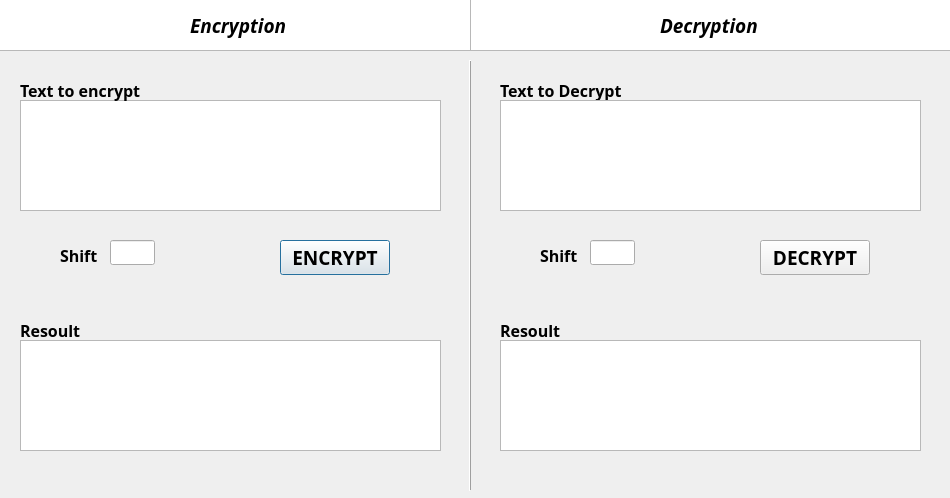
<?xml version="1.0" encoding="UTF-8"?>
<ui version="4.0">
 <class>Caesar</class>
 <widget class="QDialog" name="Caesar">
  <property name="geometry">
   <rect>
    <x>0</x>
    <y>0</y>
    <width>950</width>
    <height>498</height>
   </rect>
  </property>
  <property name="sizePolicy">
   <sizepolicy hsizetype="Ignored" vsizetype="Ignored">
    <horstretch>0</horstretch>
    <verstretch>0</verstretch>
   </sizepolicy>
  </property>
  <property name="windowTitle">
   <string>Caesat cipher</string>
  </property>
  <widget class="QTableView" name="tableView1">
   <property name="geometry">
    <rect>
     <x>470</x>
     <y>-10</y>
     <width>481</width>
     <height>61</height>
    </rect>
   </property>
  </widget>
  <widget class="QTableView" name="tableView2">
   <property name="geometry">
    <rect>
     <x>-10</x>
     <y>-10</y>
     <width>481</width>
     <height>61</height>
    </rect>
   </property>
  </widget>
  <widget class="QLabel" name="label1">
   <property name="geometry">
    <rect>
     <x>190</x>
     <y>10</y>
     <width>181</width>
     <height>30</height>
    </rect>
   </property>
   <property name="sizePolicy">
    <sizepolicy hsizetype="Ignored" vsizetype="Ignored">
     <horstretch>0</horstretch>
     <verstretch>0</verstretch>
    </sizepolicy>
   </property>
   <property name="font">
    <font>
     <family>Bahnschrift</family>
     <pointsize>14</pointsize>
     <italic>true</italic>
     <bold>true</bold>
    </font>
   </property>
   <property name="text">
    <string>Encryption</string>
   </property>
  </widget>
  <widget class="QLabel" name="label2">
   <property name="geometry">
    <rect>
     <x>660</x>
     <y>10</y>
     <width>161</width>
     <height>30</height>
    </rect>
   </property>
   <property name="sizePolicy">
    <sizepolicy hsizetype="Ignored" vsizetype="Ignored">
     <horstretch>0</horstretch>
     <verstretch>0</verstretch>
    </sizepolicy>
   </property>
   <property name="font">
    <font>
     <family>Bahnschrift</family>
     <pointsize>14</pointsize>
     <italic>true</italic>
     <bold>true</bold>
    </font>
   </property>
   <property name="layoutDirection">
    <enum>Qt::LeftToRight</enum>
   </property>
   <property name="text">
    <string>Decryption</string>
   </property>
  </widget>
  <widget class="Line" name="line">
   <property name="geometry">
    <rect>
     <x>430</x>
     <y>60</y>
     <width>81</width>
     <height>431</height>
    </rect>
   </property>
   <property name="font">
    <font>
     <bold>false</bold>
    </font>
   </property>
   <property name="frameShadow">
    <enum>QFrame::Raised</enum>
   </property>
   <property name="orientation">
    <enum>Qt::Vertical</enum>
   </property>
  </widget>
  <widget class="QTextEdit" name="textEdit1">
   <property name="geometry">
    <rect>
     <x>20</x>
     <y>100</y>
     <width>421</width>
     <height>111</height>
    </rect>
   </property>
   <property name="font">
    <font>
     <family>Bahnschrift</family>
     <pointsize>12</pointsize>
     <italic>false</italic>
    </font>
   </property>
  </widget>
  <widget class="QLabel" name="label3">
   <property name="geometry">
    <rect>
     <x>20</x>
     <y>80</y>
     <width>171</width>
     <height>21</height>
    </rect>
   </property>
   <property name="font">
    <font>
     <family>Bahnschrift</family>
     <pointsize>12</pointsize>
     <bold>true</bold>
    </font>
   </property>
   <property name="text">
    <string>Text to encrypt</string>
   </property>
  </widget>
  <widget class="QLabel" name="label4">
   <property name="geometry">
    <rect>
     <x>60</x>
     <y>240</y>
     <width>50</width>
     <height>31</height>
    </rect>
   </property>
   <property name="font">
    <font>
     <family>Bahnschrift</family>
     <pointsize>12</pointsize>
     <bold>true</bold>
    </font>
   </property>
   <property name="text">
    <string>Shift</string>
   </property>
  </widget>
  <widget class="QPushButton" name="Button_encrypt">
   <property name="geometry">
    <rect>
     <x>280</x>
     <y>240</y>
     <width>110</width>
     <height>35</height>
    </rect>
   </property>
   <property name="font">
    <font>
     <family>Bahnschrift</family>
     <pointsize>14</pointsize>
     <bold>true</bold>
    </font>
   </property>
   <property name="text">
    <string>ENCRYPT</string>
   </property>
  </widget>
  <widget class="QLabel" name="label5">
   <property name="geometry">
    <rect>
     <x>20</x>
     <y>320</y>
     <width>91</width>
     <height>20</height>
    </rect>
   </property>
   <property name="font">
    <font>
     <family>Bahnschrift</family>
     <pointsize>12</pointsize>
     <bold>true</bold>
    </font>
   </property>
   <property name="text">
    <string>Resoult</string>
   </property>
  </widget>
  <widget class="QTextEdit" name="textEdit2">
   <property name="geometry">
    <rect>
     <x>20</x>
     <y>340</y>
     <width>421</width>
     <height>111</height>
    </rect>
   </property>
   <property name="font">
    <font>
     <family>Bahnschrift</family>
     <pointsize>12</pointsize>
     <italic>false</italic>
    </font>
   </property>
  </widget>
  <widget class="QLineEdit" name="lineEdit1">
   <property name="geometry">
    <rect>
     <x>110</x>
     <y>240</y>
     <width>45</width>
     <height>25</height>
    </rect>
   </property>
   <property name="font">
    <font>
     <family>Bahnschrift</family>
     <pointsize>12</pointsize>
     <italic>false</italic>
    </font>
   </property>
   <property name="layoutDirection">
    <enum>Qt::LeftToRight</enum>
   </property>
   <property name="alignment">
    <set>Qt::AlignLeading|Qt::AlignLeft|Qt::AlignVCenter</set>
   </property>
  </widget>
  <widget class="QLabel" name="label8">
   <property name="geometry">
    <rect>
     <x>500</x>
     <y>320</y>
     <width>91</width>
     <height>20</height>
    </rect>
   </property>
   <property name="font">
    <font>
     <family>Bahnschrift</family>
     <pointsize>12</pointsize>
     <bold>true</bold>
    </font>
   </property>
   <property name="text">
    <string>Resoult</string>
   </property>
  </widget>
  <widget class="QLabel" name="label6">
   <property name="geometry">
    <rect>
     <x>500</x>
     <y>80</y>
     <width>171</width>
     <height>21</height>
    </rect>
   </property>
   <property name="font">
    <font>
     <family>Bahnschrift</family>
     <pointsize>12</pointsize>
     <bold>true</bold>
    </font>
   </property>
   <property name="text">
    <string>Text to Decrypt</string>
   </property>
  </widget>
  <widget class="QTextEdit" name="textEdit3">
   <property name="geometry">
    <rect>
     <x>500</x>
     <y>100</y>
     <width>421</width>
     <height>111</height>
    </rect>
   </property>
   <property name="font">
    <font>
     <family>Bahnschrift</family>
     <pointsize>12</pointsize>
     <italic>false</italic>
    </font>
   </property>
  </widget>
  <widget class="QLabel" name="label7">
   <property name="geometry">
    <rect>
     <x>540</x>
     <y>240</y>
     <width>50</width>
     <height>31</height>
    </rect>
   </property>
   <property name="font">
    <font>
     <family>Bahnschrift</family>
     <pointsize>12</pointsize>
     <bold>true</bold>
    </font>
   </property>
   <property name="text">
    <string>Shift</string>
   </property>
  </widget>
  <widget class="QLineEdit" name="lineEdit2">
   <property name="geometry">
    <rect>
     <x>590</x>
     <y>240</y>
     <width>45</width>
     <height>25</height>
    </rect>
   </property>
   <property name="font">
    <font>
     <family>Bahnschrift</family>
     <pointsize>12</pointsize>
     <italic>false</italic>
    </font>
   </property>
   <property name="layoutDirection">
    <enum>Qt::LeftToRight</enum>
   </property>
   <property name="alignment">
    <set>Qt::AlignLeading|Qt::AlignLeft|Qt::AlignVCenter</set>
   </property>
  </widget>
  <widget class="QPushButton" name="Button_decrypt">
   <property name="geometry">
    <rect>
     <x>760</x>
     <y>240</y>
     <width>110</width>
     <height>35</height>
    </rect>
   </property>
   <property name="font">
    <font>
     <family>Bahnschrift</family>
     <pointsize>14</pointsize>
     <bold>true</bold>
    </font>
   </property>
   <property name="text">
    <string>DECRYPT</string>
   </property>
  </widget>
  <widget class="QTextEdit" name="textEdit4">
   <property name="geometry">
    <rect>
     <x>500</x>
     <y>340</y>
     <width>421</width>
     <height>111</height>
    </rect>
   </property>
   <property name="font">
    <font>
     <family>Bahnschrift</family>
     <pointsize>12</pointsize>
     <italic>false</italic>
    </font>
   </property>
  </widget>
 </widget>
 <resources/>
 <connections/>
</ui>
